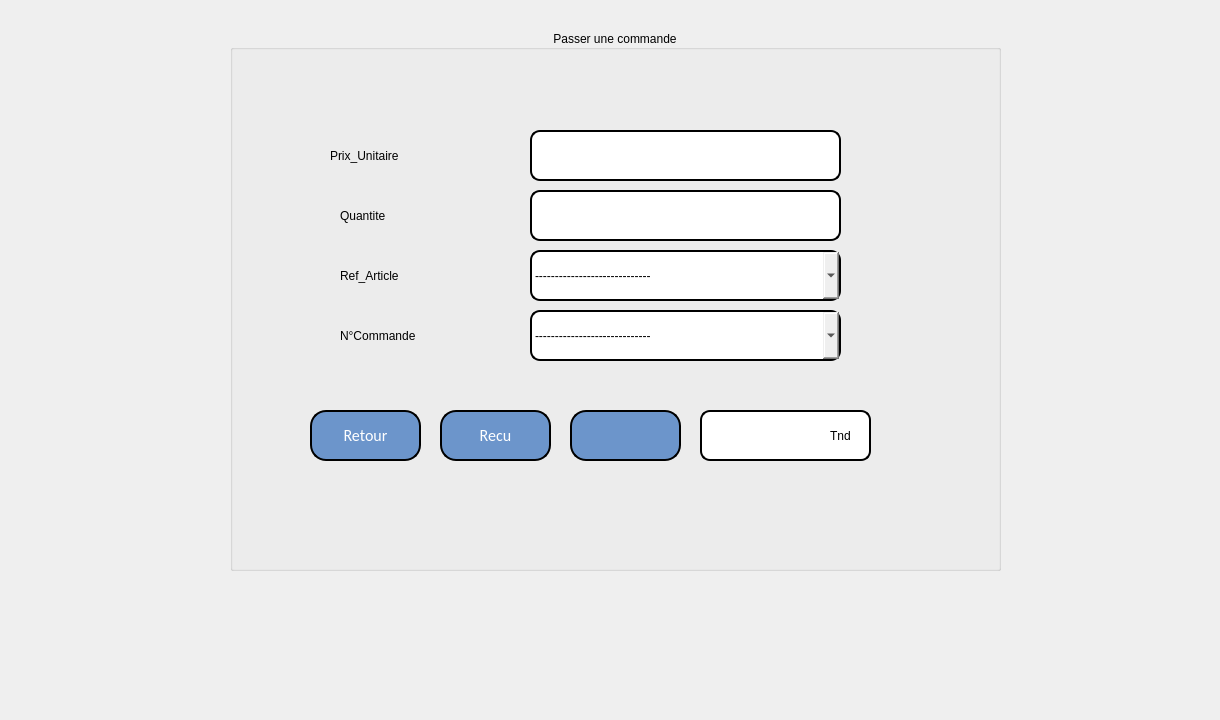
      <widget class="QWidget" name="tab_7">
       <attribute name="title">
        <string>Passer une Commande</string>
       </attribute>
       <widget class="QLabel" name="label_66">
        <property name="geometry">
         <rect>
          <x>-20</x>
          <y>-30</y>
          <width>1211</width>
          <height>711</height>
         </rect>
        </property>
        <property name="text">
         <string/>
        </property>
        <property name="pixmap">
         <pixmap resource="resource.qrc">:/image/wt.jpg</pixmap>
        </property>
       </widget>
       <widget class="QGroupBox" name="groupBox_16">
        <property name="geometry">
         <rect>
          <x>230</x>
          <y>30</y>
          <width>771</width>
          <height>541</height>
         </rect>
        </property>
        <property name="styleSheet">
         <string notr="true">font: 75 20pt &quot;Script MT Bold&quot;;</string>
        </property>
        <property name="title">
         <string>Passer une commande</string>
        </property>
        <property name="alignment">
         <set>Qt::AlignCenter</set>
        </property>
        <widget class="QComboBox" name="comboBox_12">
         <property name="geometry">
          <rect>
           <x>300</x>
           <y>280</y>
           <width>311</width>
           <height>51</height>
          </rect>
         </property>
         <property name="styleSheet">
          <string notr="true">border: 2px solid black;
border-radius: 10px;</string>
         </property>
         <item>
          <property name="text">
           <string>-----------------------------</string>
          </property>
         </item>
        </widget>
        <widget class="QComboBox" name="comboBox_13">
         <property name="geometry">
          <rect>
           <x>300</x>
           <y>220</y>
           <width>311</width>
           <height>51</height>
          </rect>
         </property>
         <property name="styleSheet">
          <string notr="true">border: 2px solid black;
border-radius: 10px;</string>
         </property>
         <item>
          <property name="text">
           <string>-----------------------------</string>
          </property>
         </item>
        </widget>
        <widget class="QLineEdit" name="N_fact_9">
         <property name="geometry">
          <rect>
           <x>300</x>
           <y>100</y>
           <width>311</width>
           <height>51</height>
          </rect>
         </property>
         <property name="layoutDirection">
          <enum>Qt::RightToLeft</enum>
         </property>
         <property name="styleSheet">
          <string notr="true">border: 2px solid black;
border-radius: 10px;</string>
         </property>
        </widget>
        <widget class="QLineEdit" name="N_fact_10">
         <property name="geometry">
          <rect>
           <x>300</x>
           <y>160</y>
           <width>311</width>
           <height>51</height>
          </rect>
         </property>
         <property name="layoutDirection">
          <enum>Qt::RightToLeft</enum>
         </property>
         <property name="styleSheet">
          <string notr="true">border: 2px solid black;
border-radius: 10px;</string>
         </property>
        </widget>
        <widget class="QPushButton" name="ajouter_c">
         <property name="geometry">
          <rect>
           <x>340</x>
           <y>380</y>
           <width>111</width>
           <height>51</height>
          </rect>
         </property>
         <property name="layoutDirection">
          <enum>Qt::RightToLeft</enum>
         </property>
         <property name="styleSheet">
          <string notr="true"> border: 2px solid black;
border-radius: 10px;
  color: white;
  padding: 20px;
  text-align: center;
  
font-family:calibri;
  display: inline-block;
  font-size: 16px;
 
  border-radius : 16px;
background-color:rgb(108, 149, 203)</string>
         </property>
         <property name="text">
          <string/>
         </property>
         <property name="icon">
          <iconset resource="resource.qrc">
           <normaloff>:/image/icons8-add-50.png</normaloff>:/image/icons8-add-50.png</iconset>
         </property>
         <property name="iconSize">
          <size>
           <width>30</width>
           <height>30</height>
          </size>
         </property>
        </widget>
        <widget class="QPushButton" name="retour">
         <property name="geometry">
          <rect>
           <x>80</x>
           <y>380</y>
           <width>111</width>
           <height>51</height>
          </rect>
         </property>
         <property name="styleSheet">
          <string notr="true"> border: 2px solid black;
border-radius: 10px;
  color: white;
  padding: 10px;
  text-align: center;
  
font-family:calibri;
  display: inline-block;
  font-size: 16px;
 
  border-radius : 16px;
background-color:rgb(108, 149, 203)</string>
         </property>
         <property name="text">
          <string>Retour</string>
         </property>
         <property name="icon">
          <iconset resource="resource.qrc">
           <normaloff>:/image/icons8-return-50 (1).png</normaloff>:/image/icons8-return-50 (1).png</iconset>
         </property>
        </widget>
        <widget class="QLabel" name="label_100">
         <property name="geometry">
          <rect>
           <x>100</x>
           <y>110</y>
           <width>201</width>
           <height>31</height>
          </rect>
         </property>
         <property name="text">
          <string>Prix_Unitaire</string>
         </property>
        </widget>
        <widget class="QLabel" name="label_101">
         <property name="geometry">
          <rect>
           <x>110</x>
           <y>160</y>
           <width>111</width>
           <height>51</height>
          </rect>
         </property>
         <property name="text">
          <string>Quantite</string>
         </property>
        </widget>
        <widget class="QLabel" name="label_102">
         <property name="geometry">
          <rect>
           <x>110</x>
           <y>230</y>
           <width>171</width>
           <height>31</height>
          </rect>
         </property>
         <property name="text">
          <string>Ref_Article</string>
         </property>
        </widget>
        <widget class="QLabel" name="label_103">
         <property name="geometry">
          <rect>
           <x>110</x>
           <y>280</y>
           <width>191</width>
           <height>51</height>
          </rect>
         </property>
         <property name="text">
          <string>N°Commande</string>
         </property>
        </widget>
        <widget class="QLineEdit" name="lineEdit_13">
         <property name="geometry">
          <rect>
           <x>470</x>
           <y>380</y>
           <width>171</width>
           <height>51</height>
          </rect>
         </property>
         <property name="styleSheet">
          <string notr="true">border: 2px solid black;
border-radius: 10px;</string>
         </property>
        </widget>
        <widget class="QLabel" name="label_104">
         <property name="geometry">
          <rect>
           <x>600</x>
           <y>390</y>
           <width>81</width>
           <height>31</height>
          </rect>
         </property>
         <property name="styleSheet">
          <string notr="true">font: 75 10pt &quot;Script MT Bold&quot;;</string>
         </property>
         <property name="text">
          <string>Tnd</string>
         </property>
        </widget>
        <widget class="QPushButton" name="recu_pdf_2">
         <property name="geometry">
          <rect>
           <x>210</x>
           <y>380</y>
           <width>111</width>
           <height>51</height>
          </rect>
         </property>
         <property name="styleSheet">
          <string notr="true"> border: 2px solid black;
border-radius: 10px;
  color: white;
  padding: 10px;
  text-align: center;
  
font-family:calibri;
  display: inline-block;
  font-size: 16px;
 
  border-radius : 16px;
background-color:rgb(108, 149, 203)</string>
         </property>
         <property name="text">
          <string>Recu</string>
         </property>
         <property name="icon">
          <iconset resource="resource.qrc">
           <normaloff>:/image/icons8-pdf-50.png</normaloff>:/image/icons8-pdf-50.png</iconset>
         </property>
         <property name="iconSize">
          <size>
           <width>30</width>
           <height>30</height>
          </size>
         </property>
        </widget>
       </widget>
       <widget class="QLabel" name="label_93">
        <property name="geometry">
         <rect>
          <x>970</x>
          <y>-10</y>
          <width>231</width>
          <height>221</height>
         </rect>
        </property>
        <property name="text">
         <string/>
        </property>
        <property name="pixmap">
         <pixmap resource="resource.qrc">:/image/Capture d’écran 2022-04-06 014158.png</pixmap>
        </property>
       </widget>
      </widget>
